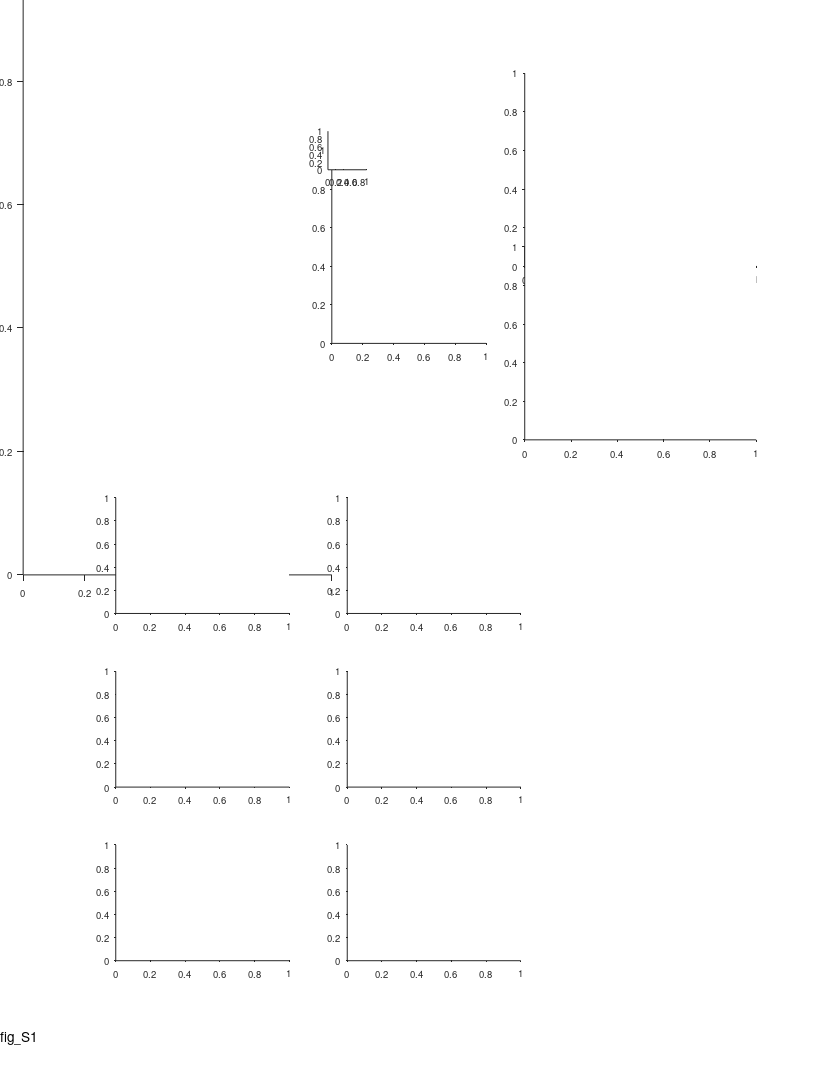

The MATLAB source for this figure: (Note: this script raises an error after producing the figure.)
%% Large Scale - fig. supp - functional anatomy

%%
clear 
clc

%% define output files
res_dir = 'L:\paper_figures';
mkdir(res_dir)
fig_name_str = 'fig_S1';
fig_caption_str = 'Functional anatomy';
log_name_str = [fig_name_str '_log_file' '.txt'];
log_name_str = strrep(log_name_str , ':', '-');
log_name_str = strrep(log_name_str , ' ', '_');
log_name_out = fullfile(res_dir, log_name_str);

%% open log file
diary off
diary(log_name_out)
diary on
disp('Log file');
disp(['created: ', datestr(clock)]);
disp('======================================================');
disp([fig_name_str ':' fig_caption_str]);
disp('======================================================');
disp('');

%% create figure
% =========================================================================
% figure_size_cm = [21.0 29.7]; % ~A4
figure_size_cm = [21.6 27.9]; % ~US letter
figure ;
% Some WYSIWYG options:
set(gcf,'DefaultAxesFontSize',7);
set(gcf,'DefaultAxesFontName','helvetica');
set(gcf,'DefaultAxesUnits','centimeters');
set(gcf,'PaperType','usletter')
% set(gcf,'PaperType','<custom>');
set(gcf,'PaperUnits','centimeters','PaperPosition',[0 0 figure_size_cm]);
set(gcf,'PaperOrientation','portrait');
set(gcf,'Units','centimeters','Position',get(gcf,'paperPosition')+[0 0 0 0]); % position on screen...
set(gcf, 'Renderer', 'painters');
set(groot, 'defaultAxesTickDir', 'out');
set(groot,  'defaultAxesTickDirMode', 'manual');
annotation('textbox', [0.5 1 0 0], 'String',fig_name_str, 'HorizontalAlignment','center','Interpreter','none', 'FitBoxToText','on');
pause(0.2); % workaround to solve matlab automatically changing the axes positions...

% create panels
panel_CDE_size = [4.5 3];
panel_A(1) = axes('position', [ 0.6 13 8 16]);
panel_B(1) = axes('position', [ 8.6 19 4 5]);
panel_B(2) = axes('position', [13.6 21 6 5]);
panel_B(3) = axes('position', [13.6 16.5 6 5]);
panel_C(1) = axes('position', [3 12   panel_CDE_size]);
panel_C(2) = axes('position', [9 12   panel_CDE_size]);
panel_D(1) = axes('position', [3  7.5 panel_CDE_size]);
panel_D(2) = axes('position', [9  7.5 panel_CDE_size]);
panel_E(1) = axes('position', [3  3   panel_CDE_size]);
panel_E(2) = axes('position', [9  3   panel_CDE_size]);
panel_legend = axes('position', [8.5 23.5 1 1]);


%% prepare 3D data for panel A
load('L:\TTs_position\plot_3D_surf_CA1\atlas_coordinates_Tamir_Nov2019.mat')
load('L:\TTs_position\plot_3D_surf_CA1\CA1_3D_struct.mat')

X = CA1_3D_struct.x;
Y = CA1_3D_struct.y;
Z = CA1_3D_struct.z;

TT_x = [atlas_coordinates_Tamir(:).rel_AP_position]/1000; %mm
TT_y = [atlas_coordinates_Tamir(:).ML_position]/1000;
TT_z = -[atlas_coordinates_Tamir(:).DV_position]/1000;

TT_xyz = [TT_x' TT_y' TT_z'];
ALL_fitted_points = [X(:) Y(:) Z(:)];

TT_xyz_tensor = repmat(TT_xyz,1,1,length(ALL_fitted_points(:,1)));
TT_xyz_tensor = shiftdim(TT_xyz_tensor,1); %3xNxN_tt

fitted_tensor = repmat(ALL_fitted_points',1,1,length(TT_x)); %3xNxN_tt

%find closest point on fitted_tensor surface to each of the TTs positions:
norma_TT_to_curve_XY = shiftdim(sqrt(sum((fitted_tensor - TT_xyz_tensor).^2,1))); %NxN_tt
[~, ind] = min(norma_TT_to_curve_XY,[],1);
TT_z_new = ALL_fitted_points(ind,3)+0.050;%so the points will be above the surface

%% panel A - 3D plot of hippocampus CA1 region + TT tracks
axes(panel_A);
cla
hold on
text(0.15,0.89, 'A', 'Units','normalized','FontWeight','bold');

long_axis = linspace(100,0,size(X,1))';
s = surf(X,Y,Z, repmat(long_axis,1,size(X,2)));
% s = surf(X/1000,Y/1000,Z/1000); %DV colormap
set(gca, 'xtick',0:1:4,'ytick', 0:1:6, 'ztick',-10:1:-4);
s.FaceAlpha = 0.6;
s.EdgeColor = 'none';
light(gca,'position',[-0.5,-0.05,0.8],'style','infinite');
% s.FaceLighting = 'gouraud';
xlabel('AP (\mum)'); ylabel('ML (\mum)'); zlabel('DV (\mum)');
hold on;
axis equal
scatter3(TT_x, TT_y, TT_z_new, 10, 'k', 'filled');
grid on
grid off
axis off
view([-60 16])
ha = gca;
ha.XLim = [-0.5 4.5];
ha.YLim = [0.5 7.25];
ha.ZLim = [-11 -3];

% add x/y/z scale bar
scale_bar_center = [2,3,-7];
scale_bar_length = [-1 1];
APMLDV_pos_offset = scale_bar_length.*1.3;
line(scale_bar_center(1)+scale_bar_length,scale_bar_center(2)+[0 0],scale_bar_center(3)+[0 0],'Color','k','LineWidth',1.5);
line(scale_bar_center(1)+[0 0],scale_bar_center(2)+scale_bar_length,scale_bar_center(3)+[0 0],'Color','k','LineWidth',1.5);
line(scale_bar_center(1)+[0 0],scale_bar_center(2)+[0 0],scale_bar_center(3)+scale_bar_length,'Color','k','LineWidth',1.5);
text(scale_bar_center(1)+APMLDV_pos_offset,scale_bar_center(2)+[0 0],scale_bar_center(3)+[0 0], {'A';'P'}, 'FontWeight','bold','FontSize',10,'HorizontalAlignment','center', 'VerticalAlignment','middle');
text(scale_bar_center(1)+[0 0],scale_bar_center(2)+APMLDV_pos_offset,scale_bar_center(3)+[0 0], {'M';'L'}, 'FontWeight','bold','FontSize',10,'HorizontalAlignment','center', 'VerticalAlignment','middle');
text(scale_bar_center(1)+[0 0],scale_bar_center(2)+[0 0],scale_bar_center(3)+APMLDV_pos_offset, {'V';'D'}, 'FontWeight','bold','FontSize',10,'HorizontalAlignment','center', 'VerticalAlignment','middle');

text(1,1.5,-5,    {'Septal';'pole'}, 'FontSize',8,'HorizontalAlignment','left');
text(1,2.3,-10.3, {'Temporal';'pole'}, 'FontSize',8,'HorizontalAlignment','left');

% add colorbar
POSf = ds2nfu(panel_A(1), [0 0 0 0]);
POSf([1 2]) = POSf([1 2]) + [0.05 0.225];
POSf([3 4]) = [0.01 0.10];
% colorbar_ax_pos = [panel_A(1).Position(1:2)+[panel_A(1).Position(3) 1] 0.7 3];
c=colorbar('location','EastOutside', 'position', POSf);
c.Ticks = [0,100];
c.TickLabels = {'100','0'};
c.Label.String = 'Longitudinal axis (%)';
c.Label.FontSize = 8;

colormap cool


%% load population data
% =========================================================================
prm = PARAMS_GetAll();
cells_t = DS_get_cells_summary();
bats = [79,148,34,9861,2289];
cells_t(~ismember(cells_t.bat, bats ),:) = [];
cells = cellfun(@(c)(cell_load_data(c,'details')), cells_t.cell_ID, 'UniformOutput',0);
cells = [cells{:}];
cells = [cells.details];
cells(~contains({cells.brain_area}, 'CA1')) = [];
cells(~ismember([cells.ClusterQuality], [2])) = [];
cells = cellfun(@(c)(cell_load_data(c,'details','stats')), {cells.cell_ID}, 'UniformOutput',0);
cells = [cells{:}];
cells_details = [cells.details];
cells_ID = {cells_details.cell_ID};
stats = [cells.stats];
stats = [stats.all];
cells_ID([stats.meanFR_all]>prm.inclusion.interneuron_FR_thr)=[];
clear cells stats cells_details cells_t
cells = cellfun(@(c)(cell_load_data(c,'details','stats','meanFR','stats','inclusion','signif','fields','FR_map')), cells_ID, 'UniformOutput',0);
cells = [cells{:}];
whos cells

% load('L:\TTs_position\atlas_coordinates_Tamir_sep2019.mat');
% load('L:\TTs_position\Prox2dist_curve.mat');
load('L:\TTs_position\atlas_coordinates_Tamir_Nov2019.mat');
atlas_coordinates = struct2table(atlas_coordinates_Tamir);

%% get population stats
pop_stats = cat(1,cells.stats);
pop_stats_dir = cat(1,pop_stats.dir);
pop_signif = cat(1,cells.signif);
pop_signif_TF = arrayfun(@(x)(x.TF), pop_signif);
signif_both_dir_IX = all(pop_signif_TF,2);
signif_at_least_one_dir_IX = any(pop_signif_TF,2);
pop_details = cat(1,cells.details);
pop_bat_number = [pop_details.bat];
color_by_bat = 1;
if color_by_bat 
    pop_bat_color = arrayfun(@(x)(prm.graphics.colors.bats(x)),pop_bat_number,'UniformOutput',0);
else
    pop_bat_color = arrayfun(@(x)([0 0 0]),pop_bat_number,'UniformOutput',0);
end

%% panel B - plot TT positions (only with signif cells!)
axes(panel_B(1));
cla
hold on
text(-0.25,1.1, 'B', 'Units','normalized','FontWeight','bold');

axis ij
axis xy

cells_signif = pop_details(signif_at_least_one_dir_IX);
cells_signif_color = {pop_bat_color{signif_at_least_one_dir_IX}};
[C,IA,IC] = unique({cells_signif.TT_ID});
TT_pos_PD = cat(1,cells_signif(IA).TT_pos_proximodistal_prc);
TT_pos_Long = cat(1,cells_signif(IA).TT_pos_longitudinal_prc);
TT_pos_color = cat(1,cells_signif_color{IA});
scatter(TT_pos_PD*100, TT_pos_Long*100, 5, TT_pos_color);

xlim([0 100])
ylim([10 20]);
xlabel('Proximo-distal axis (%)');
ylabel('Longitudinal axis (%)');

%% draw lines from points to histology slides
slide_examples_TT = {
'bat_0148_TT1';
'bat_9861_TT3';
};
slide_examples_TT_pos = [];
for ii_TT = 1:length(slide_examples_TT)
    TT_IX = find(contains({atlas_coordinates_Tamir.name}, slide_examples_TT{ii_TT}));
    TT_pos_details = atlas_coordinates_Tamir(TT_IX);
    slide_examples_TT_pos(ii_TT,:) = [TT_pos_details.proximo_distal_TT_precentage TT_pos_details.longitudinal_TT_precentage];
end
slide_examples_TT_pos = slide_examples_TT_pos .* 100; % change to percentage

xa = slide_examples_TT_pos(:,1);
ya = slide_examples_TT_pos(:,2);
axes(panel_B(1));
[xaf,yaf] = ds2nfu(xa,ya);
xaf = xaf + 0.003;
yaf = yaf + [1; -1].*0.0015;
% annotation('line', xaf, yaf)
% plot(xa,ya)
annotation('line', [xaf(1) 0.64], [yaf(1) 0.90]);
annotation('line', [xaf(2) 0.64], [yaf(2) 0.74]);

%% legend panel
axes(panel_legend);
cla
hold on
prm = PARAMS_GetAll();
bats_colors = prm.graphics.colors.bats;
for ii_bat = 1:length(bats)
    bat_num = bats(ii_bat);
    c = bats_colors(bat_num);
    scatter(1,ii_bat,9,c);
    text(1+0.25, ii_bat, sprintf('Bat %d',bat_num), 'FontSize',7,'HorizontalAlignment','Left');
end
xlim([0 1]);
ylim([1 length(bats)]);
set(gca,'Visible','off');


%% histology slice example
axes(panel_B(2));
cla
hold on
histology_slice_example_file = 'L:\resources\Histology\processed\Tamir_bat148_Sec16a_X4_after_WB.tif';
image = imread(histology_slice_example_file);
imshow(image);
% add arrow to indicate the track/lesion
harr = annotation('arrow', [0 1],[0 1]);
hax = gca;
harr.Parent = hax;
harr.X = 870 + [0 6];
harr.Y = 350 + [9 0];
harr.LineStyle = 'none';
harr.HeadLength = 7;
harr.HeadWidth = 7;
harr.Color = [1 0 0];
xlim([324 1795]);
ylim([ 67 1116]);
hax.DataAspectRatio(:) = 1;
% add CA1 border lines
plot([1588 1484],[347 539], 'k-', 'LineWidth',0.7); % border correction by nachum
% plot([686 763],[480 550], 'k-', 'LineWidth',0.7);
plot([590 760],[525 570], 'k-', 'LineWidth',0.7); % border correction by nachum
text(1000,222,'CA1','FontSize',8,'FontWeight','bold')
% add scale bar
scale_bar_mm = 1;
pixel2mm = 2.325e-3;
scale_bar_pixels = scale_bar_mm / pixel2mm ;
xa = hax.XLim(1) + [0 scale_bar_pixels];
ya = hax.YLim([1 1]);
[xaf,yaf] = ds2nfu(xa,ya);
yaf = yaf + 0.016;
hl=annotation('line',xaf,yaf);
hl.LineWidth = 2;
hl.Color = 'k';
% h=annotation('textbox',[xaf(2)+0.001 yaf(1) 0 0], 'String',sprintf('%dmm',scale_bar_mm), 'FitBoxToText','on', 'LineStyle','none');
text(550, 1180, sprintf('%dmm',scale_bar_mm), 'HorizontalAlignment','center', 'VerticalAlignment','middle','FontSize',8);

axes(panel_B(3));
cla
hold on
histology_slice_example_file = 'L:\resources\Histology\processed\Tamir_bat9861_Sec15a_X4_after_WB.tif';
image = imread(histology_slice_example_file);
imshow(image);
% add arrow to indicate the track/lesion
harr = annotation('arrow', [0 1],[0 1]);
hax = gca;
harr.Parent = hax;
harr.X = 920 + [0 11];
harr.Y = 260 + [9 0];
harr.LineStyle = 'none';
harr.HeadLength = 7;
harr.HeadWidth = 7;
harr.Color = [1 0 0];
xlim([80 1934])
ylim([30 1188])
hax.DataAspectRatio(:) = 1;
% add CA1 border lines
% plot([1640 1543],[234 430], 'k-', 'LineWidth',0.7);
plot([1635 1505],[192 437], 'k-', 'LineWidth',0.7); % border correction by nachum
% plot([476 557],[457 580], 'k-', 'LineWidth',0.7);
% plot([370 525],[535 592], 'k-', 'LineWidth',0.7); % border correction by nachum
plot([336 550],[524 602], 'k-', 'LineWidth',0.7); % border correction by nachum - another correction
text(1000,130,'CA1','FontSize',8,'FontWeight','bold')
% add scale bar
scale_bar_mm = 1;
pixel2mm = 2.325e-3;
scale_bar_pixels = scale_bar_mm / pixel2mm ;
xa = hax.XLim(1) + [0 scale_bar_pixels];
ya = hax.YLim([1 1]);
[xaf,yaf] = ds2nfu(xa,ya);
yaf = yaf + 0.025;
hl=annotation('line',xaf,yaf);
hl.LineWidth = 2;
hl.Color = 'k';
% annotation('textbox',[xaf(2)+0.001 yaf(1) 0.1 0.1], 'String',sprintf('%dmm',scale_bar_mm), 'FitBoxToText','on', 'LineStyle','none');
text(300, 1270, sprintf('%dmm',scale_bar_mm), 'HorizontalAlignment','center', 'VerticalAlignment','middle','FontSize',8);

%%


%% panels BCD labels
TT_pos_labels = {'Proximo-distal (%)';'Longitudinal (%)'};
TT_pos_limits = [0 100; 10 20];
scatter_jitter_std = [1 0.10];

%% panel C - plot L/S ratio vs. TT positions (proximo-distal or Longitudinal)
for ii_pos_TT_opt = 1:2
    axes(panel_C(ii_pos_TT_opt));
    cla
    hold on

    cells_signif = pop_details(signif_at_least_one_dir_IX);
    cells_signif_color = {pop_bat_color{signif_at_least_one_dir_IX}};
    stats_signif = [pop_stats(signif_at_least_one_dir_IX).all];
    x = cat(1,cells_signif.TT_pos_prc) .* 100;
    y = [stats_signif.field_ratio_LS];
    TT_pos_color = cat(1,cells_signif_color{:});
    rng(0);
    h=scatter(x(:,ii_pos_TT_opt)+scatter_jitter_std(ii_pos_TT_opt)*randn(size(x,1),1), y, 5, TT_pos_color);
    % h.Marker = 'x';
    % h.SizeData = 20;
    
    [r,pval_r]     = corr(x(:,ii_pos_TT_opt),y','rows','pairwise','type','Pearson');
    [rho,pval_rho] = corr(x(:,ii_pos_TT_opt),y','rows','pairwise','type','Spearman');
    text(0.05,0.95, {sprintf('r = %.2f',r);sprintf('P = %.2f',pval_r)}, ...
        'Units','normalized','HorizontalAlignment','left','VerticalAlignment','top','FontSize',7);
%     text(1,0.8, {sprintf('%s=%.2f','\rho',rho);sprintf('P=%.2f',pval_rho)}, ...
%         'Units','normalized','HorizontalAlignment','right','VerticalAlignment','top','FontSize',7);
    
    xlim(TT_pos_limits(ii_pos_TT_opt,:))
    ylim([0 15]);
    xlabel(TT_pos_labels{ii_pos_TT_opt});
    ylabel({'Field size ratio';'largest/smallest'},'Units','normalized','Position',[-0.1 0.5]);
end
axes(panel_C(1));
text(-0.25,1.1, 'C', 'Units','normalized','FontWeight','bold');

%% panel D - plot mean Field size vs. TT positions (proximo-distal or Longitudinal)
for ii_pos_TT_opt = 1:2
    axes(panel_D(ii_pos_TT_opt));
    cla
    hold on

    cells_signif = pop_details(signif_at_least_one_dir_IX);
    cells_signif_color = {pop_bat_color{signif_at_least_one_dir_IX}};
    stats_signif = [pop_stats(signif_at_least_one_dir_IX).all];
    x = cat(1,cells_signif.TT_pos_prc) .* 100;
    y = [stats_signif.field_size_mean];
    TT_pos_color = cat(1,cells_signif_color{:});
    rng(0);
    h=scatter(x(:,ii_pos_TT_opt)+scatter_jitter_std(ii_pos_TT_opt)*randn(size(x,1),1), y, 5, TT_pos_color);
    % h.Marker = 'x';
    % h.SizeData = 20;

    [r,pval_r]     = corr(x(:,ii_pos_TT_opt),y','rows','pairwise','type','Pearson');
    [rho,pval_rho] = corr(x(:,ii_pos_TT_opt),y','rows','pairwise','type','Spearman');
    text(0.05,1, {sprintf('r = %.2f',r);sprintf('P = %.2f',pval_r)}, ...
        'Units','normalized','HorizontalAlignment','left','VerticalAlignment','top','FontSize',7);
%     text(1,0.8, {sprintf('%s=%.2f','\rho',rho);sprintf('P=%.2f',pval_rho)}, ...
%         'Units','normalized','HorizontalAlignment','right','VerticalAlignment','top','FontSize',7);
    
    xlim(TT_pos_limits(ii_pos_TT_opt,:))
    ylim([0 20]);
    xlabel(TT_pos_labels{ii_pos_TT_opt});
    ylabel('Average field size (m)','Units','normalized','Position',[-0.1 0.5]);
end
axes(panel_D(1));
text(-0.25,1.1, 'D', 'Units','normalized','FontWeight','bold');


%% panel E - plot number of fields vs. TT positions (proximo-distal or Longitudinal)
for ii_pos_TT_opt = 1:2
    axes(panel_E(ii_pos_TT_opt));
    cla
    hold on

    cells_signif = pop_details(signif_at_least_one_dir_IX);
    cells_signif_color = {pop_bat_color{signif_at_least_one_dir_IX}};
    stats_signif = [pop_stats(signif_at_least_one_dir_IX).all];
    x = cat(1,cells_signif.TT_pos_prc) .* 100;
    y = [stats_signif.field_num];
    TT_pos_color = cat(1,cells_signif_color{:});
    rng(0);
    h=scatter(x(:,ii_pos_TT_opt)+scatter_jitter_std(ii_pos_TT_opt)*randn(size(x,1),1), y, 5, TT_pos_color);
    % h.Marker = 'x';
    % h.SizeData = 20;

    [r,pval_r]     = corr(x(:,ii_pos_TT_opt),y','rows','pairwise','type','Pearson');
    [rho,pval_rho] = corr(x(:,ii_pos_TT_opt),y','rows','pairwise','type','Spearman');
    text(0.05,1, {sprintf('r = %.2f',r);sprintf('P = %.2f',pval_r)}, ...
        'Units','normalized','HorizontalAlignment','left','VerticalAlignment','top','FontSize',7);
%     text(1,0.8, {sprintf('%s=%.2f','\rho',rho);sprintf('P=%.2f',pval_rho)}, ...
%         'Units','normalized','HorizontalAlignment','right','VerticalAlignment','top','FontSize',7);
    
    xlim(TT_pos_limits(ii_pos_TT_opt,:))
    ylim([0 40]);
    xlabel(TT_pos_labels{ii_pos_TT_opt});
    ylabel('No. of fields','Units','normalized','Position',[-0.1 0.5]);
end
axes(panel_E(1));
text(-0.25,1.1, 'E', 'Units','normalized','FontWeight','bold');


%%






%%


%% print/save the figure
fig_name_out = fullfile(res_dir, fig_name_str);
print(gcf, fig_name_out, '-dpdf', '-cmyk', '-painters');
% print(gcf, fig_name_out, '-dtiff', '-cmyk', '-painters');
% saveas(gcf , fig_name_out, 'fig');
disp('figure was successfully saved to pdf/tiff/fig formats');


